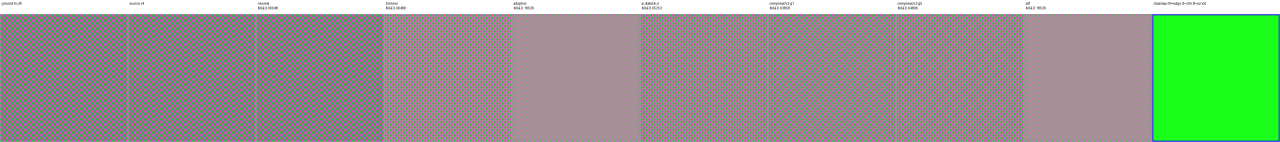
#> input picture comparison_sheets/comparison_checker2.webp, 3840 x 426 px, given in place of diagonals-up.webp, which was not available (shown at 1/3 size)
$ python test_celup3.py comparison_sheets/comparison_checker2.webp
#> lines starting #> are read from the running program, lines starting #| are printed output that depends on the picture; pictures that were not available may be replaced by others from this repository, and a replacement may not be noted
#!/usr/bin/env python3
"""Regression/quality test for celup3.
Creates analytic high-resolution references, downsamples them with Lanczos,
then compares 4x celup3 output to the references. This is a controlled test of
edges, diagonals, curves, gradients, and transparent colour boundaries.

Requires: Python Pillow, numpy; ./celup3 built. Run: python3 test_celup3.py
"""
import subprocess, tempfile
from pathlib import Path
import numpy as np
from PIL import Image, ImageDraw

S, N = 4, 96

def scene(kind):
#> called with kind = 'diagonals'
    z=N*S; im=Image.new('RGBA',(z,z),(0,0,0,0)); d=ImageDraw.Draw(im)
#> after `im = Image.new('RGBA', (z, z), (0, 0, 0, 0))`: im: PIL image 384x384 RGBA; every value is 0
    if kind=='diagonals':
        d.polygon([(0,z),(0,z*3//4),(z,z//4),(z,z//2)], fill=(20,210,255,255)); d.line((0,z*3//4,z,z//4),fill=(255,255,255,255),width=3*S)
    elif kind=='circles':
        d.ellipse((18*S,18*S,78*S,78*S),fill=(255,179,0,255)); d.ellipse((31*S,31*S,65*S,65*S),fill=(38,34,50,255))
    elif kind=='gradient':
        a=np.zeros((z,z,4),np.uint8); x=np.linspace(0,1,z)[None,:]; a[:,:,0]=(255*x);a[:,:,1]=(255*(1-x));a[:,:,2]=90;a[:,:,3]=255; im=Image.fromarray(a,'RGBA')
    elif kind=='alpha':
        d.rectangle((8*S,8*S,88*S,88*S),fill=(255,20,50,0)); d.ellipse((16*S,16*S,80*S,80*S),fill=(30,180,255,190))
    return im

def main():
    import sys
    exe=Path(sys.argv[1] if len(sys.argv) > 1 else './celup3').resolve()
    if not exe.exists(): raise SystemExit(f'Build {exe} first')
    vals=[]
    with tempfile.TemporaryDirectory() as t:
      t=Path(t)
      for name in ('diagonals','circles','gradient','alpha'):
        ref=scene(name); low=ref.resize((N,N),Image.Resampling.LANCZOS)
#> after `ref = scene(name)`:
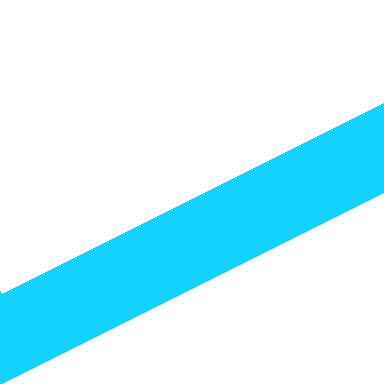
#> ref: PIL image 384x384 RGBA; mean R, G, B, A 12.6, 57.2, 67.7, 67.7; transparent parts drawn white
#> after `low = ref.resize((N, N), Image.Resampling.LANCZOS)`:
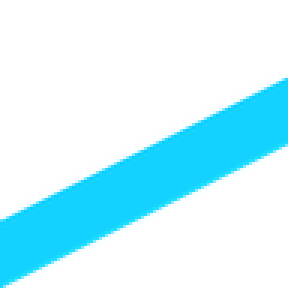
#> low: PIL image 96x96 RGBA (shown 3 times larger); mean R, G, B, A 17.3, 65.7, 76.8, 67.7; transparent parts drawn white
        ip,op=t/(name+'.webp'),t/(name+'-up.webp'); low.save(ip,lossless=True)
        subprocess.run([exe,ip,op,'4'],check=True,stdout=subprocess.DEVNULL)
#> (this line was passed over: subprocess is not available in this run)
        got=np.asarray(Image.open(op).convert('RGBA'),dtype=np.float32); truth=np.asarray(ref,dtype=np.float32)
        # Ignore a 4px outer boundary: edge extension has no analytic neighbours.
        got=got[4:-4,4:-4];truth=truth[4:-4,4:-4]
#> after `got = got[4:-4, 4:-4]`:
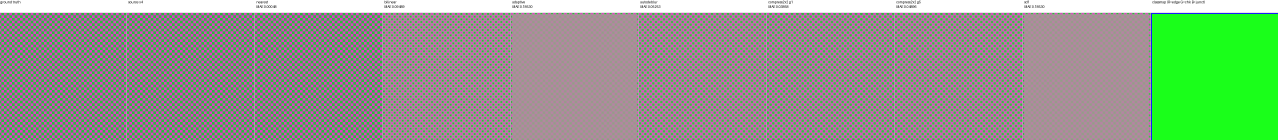
#> got: shape (418, 3832, 4) float32 (shown at 1/3 size); mean R, G, B, A 146.2, 156, 139.1, 256
#> (the run stopped early here; a loop or call above may not have finished)
